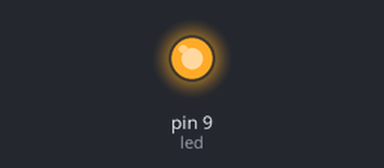
Recording of a sketch running on a simulated Arduino Uno, built with avr-gcc and run on an emulated ATmega328P. Parts: output pins drawn as LEDs (lit = HIGH).

Above: at 0.6 s.
At 3.2 s:
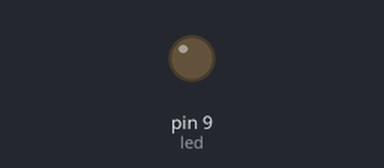
Timing chart, 0 to 4.3 s (numbered marks = the images above):
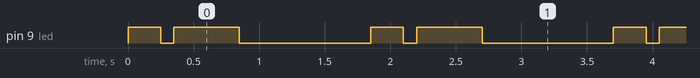

Measured:
- by itself, pin 9 (led): repeats every 1.9 s: LOW 0.10 s, HIGH 0.50 s, LOW 1.0 s, HIGH 0.25 s
- by itself, everything shown: repeats every 1.9 s, in 4 steps

The sketch:

Iat334_Wearable_Jewlery.ino
```cpp
int led = 9;
void setup() {
  // put your setup code here, to run once:
pinMode(led, OUTPUT);
}

void loop() {
  //first thump

  digitalWrite(led, HIGH);
  delay(250);
  digitalWrite(led, LOW);
  delay(100);
  //second thump
  digitalWrite(led, HIGH);
  delay(500);
  digitalWrite(led, LOW);
  delay(1000);

}
```
